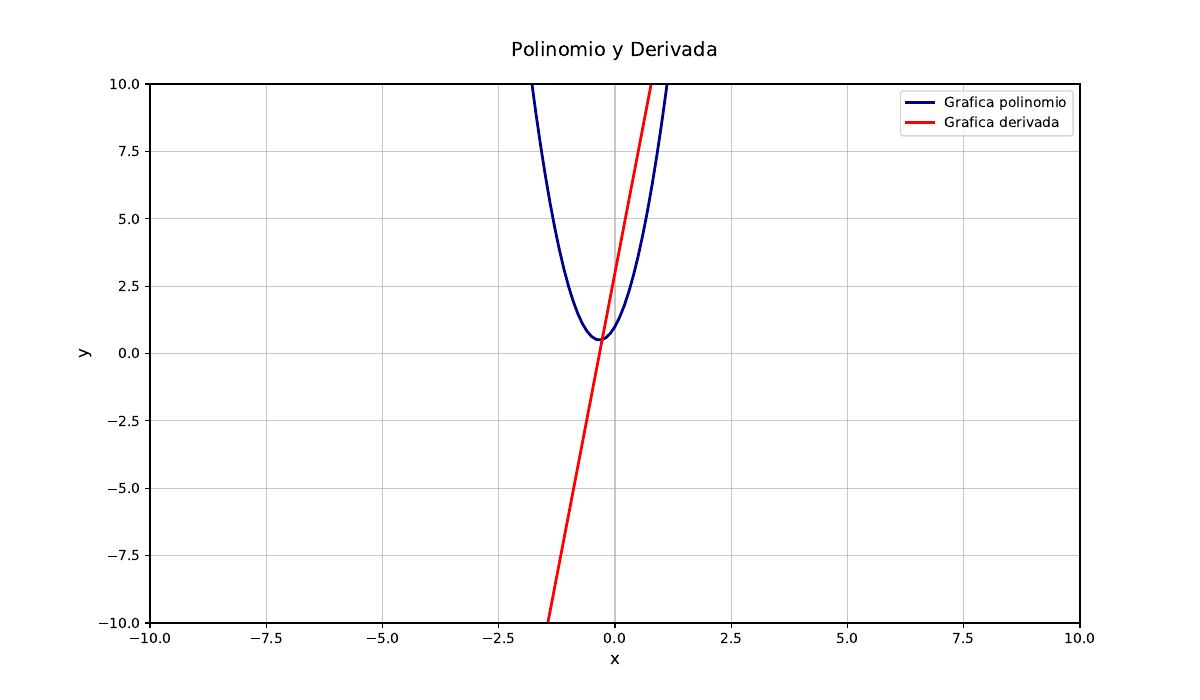

This figure's Python source:
import matplotlib.pyplot as plt
import numpy as np

# read data
xp, yp = np.loadtxt("datosPolinomio.txt", unpack=True)
fig, ax = plt.subplots(figsize=(12, 7))
xd, yd = np.loadtxt("datosDerivada.txt", unpack=True)


ax.plot(xp, yp, color='darkblue', linewidth = 2, linestyle = '-', label = 'Grafica polinomio')
ax.plot(xd, yd, color='red', linewidth = 2, linestyle = '-', label = 'Grafica derivada')
ax.set_xlabel('x', fontsize = 12)
ax.set_xlim(-10, 10)
ax.set_ylim(-10, 10)
ax.set_ylabel('y', fontsize = 12)
ax.set_title('Polinomio y Derivada', fontsize = 14, pad = 20, color = 'black')
ax.legend()
ax.grid(True, linestyle='-', alpha=0.7)
fig.savefig('grafica.pdf')
plt.show()